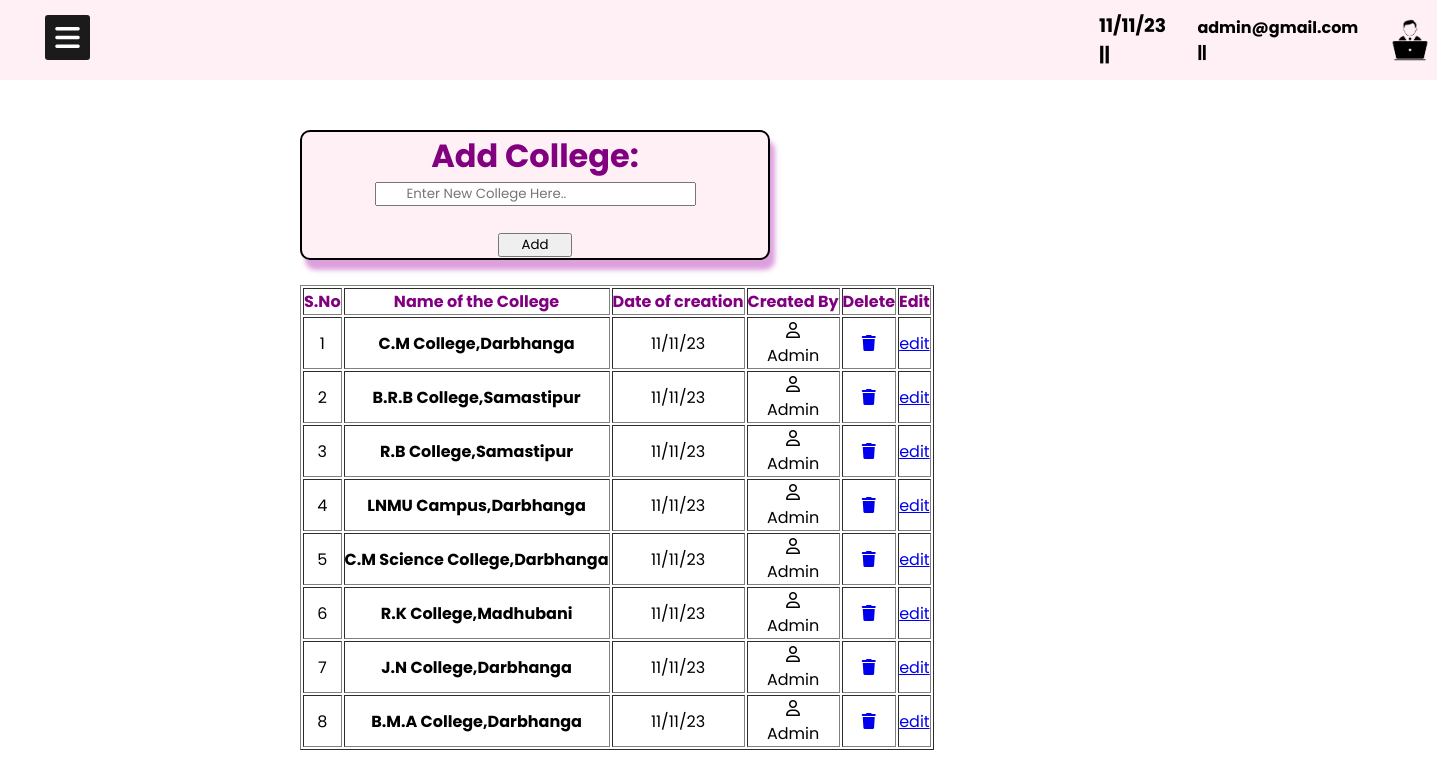
Page /ADMIN/acol.php (signed in) on the committed database.
### tables this page shows
CREATE TABLE IF NOT EXISTS `tbl_college` (
  `cid` int NOT NULL AUTO_INCREMENT,
  `college` varchar(60) NOT NULL,
  `status` varchar(1) NOT NULL,
  `dor` varchar(10) NOT NULL,
  PRIMARY KEY (`cid`)
);

### ADMIN/acol.php (the view, shortened to what this page needs)
<?php
include('dashboard.php');
?>
<div class="main">
  <div class="box">
  <div class="ub">
        <h1 style="color: purple;">Add College:</h1>
   <form action="colcode.php" method="post">
   <input type="text" name="college" placeholder="Enter New College Here.." style="padding-left: 30px;padding-right:30px;"> <br> <br>
   <input type="submit" value=" &nbsp;&nbsp;&nbsp;&nbsp Add  &nbsp;&nbsp;&nbsp;&nbsp">
   <br>
 </form>
 </div>
 <?php
 include('../connect.php');
 $query="select * from tbl_college";
 $res=mysqli_query($con,$query);
 ?><br>
 <table border='1'>
    <tr style="color: purple;">
        <th>S.No</th>
        <th>Name of the College</th>
        <th>Date of creation</th>
        <th>Created By</th>
        <th>Delete</th>
        <th>Edit</th>
    </tr>
 <?php
 $a=1;
 while($row=mysqli_fetch_array($res))
 {
 ?>
 <tr style="text-align: center;">
 <td><?php echo $a; ?></td>
 <td><b><?php echo $row['college']?></b></td>
 <td><?php echo date("d/m/y")?></td>
 <td><i class="fa-regular fa-user"></i><br>Admin</td>
 <td><a href="delete.php?cid=<?php echo $row['cid'];?>"><i class="fa-solid fa-trash"></i></a></td>
 <td><a href="#">edit</a></td>
 </tr>
 <?php
 $a++;
 }
 ?>
 </table>
 </div>
</div>

### ADMIN/dashboard.php (style rules this page uses)
* { margin: 0; padding: 0; user-select: none; box-sizing: border-box; font-family: 'Poppins', sans-serif; }
.main { margin-left: 300px; margin-top: 50px; }

### ADMIN/acol.php (style rules this page uses)
.main { height: 100%; display: flex; }
.ub { height: 130px; width: 470px; border: 2px solid black; text-align: center; background-color:lavenderblush; border-radius: 10px; box-shadow:5px 10px 5px plum; }

### rows in the picture
tbl_college: college "C.M College,Darbhanga"
tbl_college: college "B.R.B College,Samastipur"
tbl_college: college "R.B College,Samastipur"
tbl_college: college "LNMU Campus,Darbhanga"
tbl_college: college "C.M Science College,Darbhanga"
tbl_college: college "R.K College,Madhubani"
tbl_college: college "J.N College,Darbhanga"
tbl_college: college "B.M.A College,Darbhanga"

### other values in the picture
$_SESSION['admin'] "admin@gmail.com"
